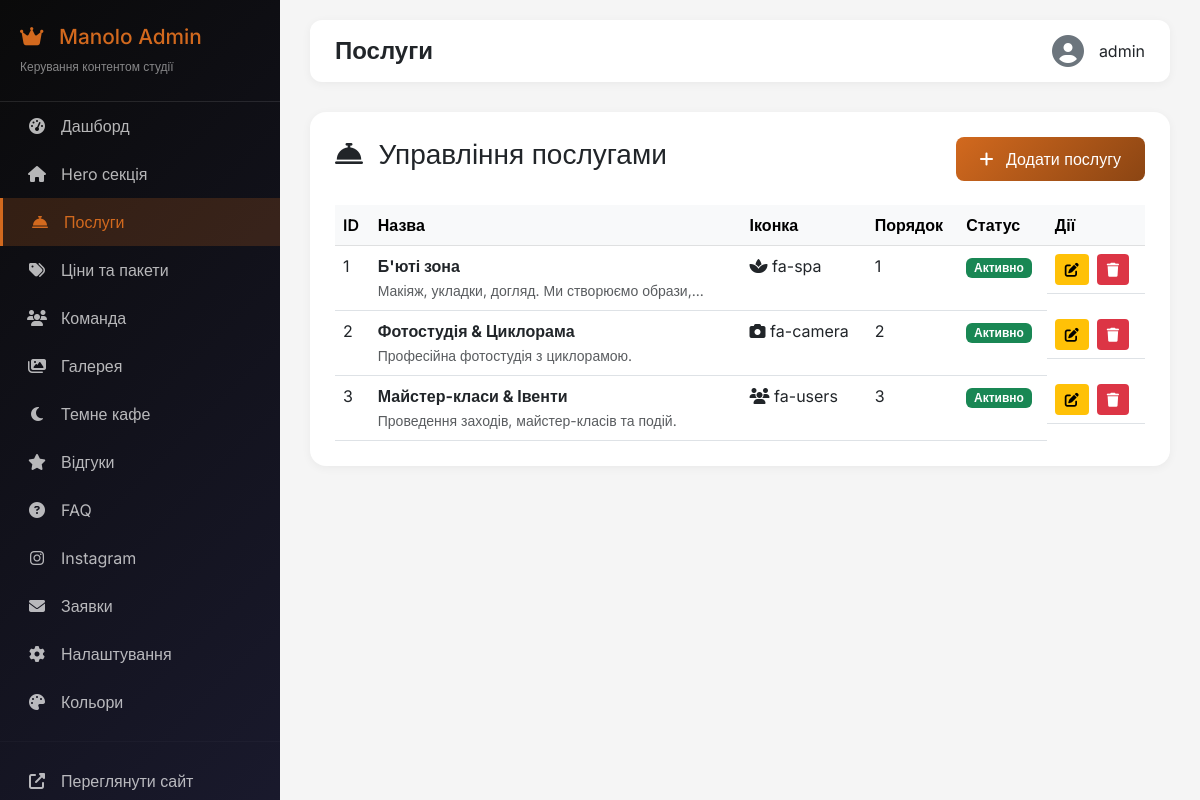
Page /admin/services (signed in) on the committed database.
### app.py (models this page shows)
class Service(db.Model):
    __tablename__ = 'services'
    id = db.Column(db.Integer, primary_key=True)
    title = db.Column(db.String(100), nullable=False)
    description = db.Column(db.Text, nullable=False)
    icon = db.Column(db.String(50), default='fa-spa')
    image = db.Column(db.String(200))
    features = db.Column(db.Text)
    order = db.Column(db.Integer, default=0)
    is_active = db.Column(db.Boolean, default=True)

### app.py (the view)
@app.route('/admin/services')
@login_required
def admin_services():
    services = Service.query.order_by(Service.order).all()
    return render_template('admin/services_list.html', services=services)

### app.py (called while the page is built)
def login_required(f):
    @wraps(f)
    def decorated_function(*args, **kwargs):
        if not session.get('admin_logged_in'):
            flash('Будь ласка, увійдіть в адмін-панель', 'warning')
            return redirect(url_for('admin_login'))
        return f(*args, **kwargs)
    return decorated_function

### templates/admin/services_list.html
{% extends "admin/layout.html" %}
{% block title %}Послуги{% endblock %}
{% block content %}
<div class="admin-card">
    <div class="d-flex justify-content-between align-items-center mb-4">
        <h3><i class="fas fa-concierge-bell me-2"></i> Управління послугами</h3>
        <a href="{{ url_for('admin_service_edit') }}" class="btn btn-primary">
            <i class="fas fa-plus me-2"></i> Додати послугу
        </a>
    </div>
    {% if services %}
    <div class="table-responsive">
        <table class="table table-hover">
            <thead class="table-light">
                <tr>
                    <th>ID</th>
                    <th>Назва</th>
                    <th>Іконка</th>
                    <th>Порядок</th>
                    <th>Статус</th>
                    <th>Дії</th>
                </tr>
            </thead>
            <tbody>
                {% for service in services %}
                <tr>
                    <td>{{ service.id }}</td>
                    <td><strong>{{ service.title }}</strong><br><small class="text-muted">{{ service.description|truncate(50) }}</small></td>
                    <td><i class="fas {{ service.icon }}"></i> {{ service.icon }}</td>
                    <td>{{ service.order }}</td>
                    <td>
                        {% if service.is_active %}
                        <span class="badge bg-success">Активно</span>
                        {% else %}
                        <span class="badge bg-secondary">Приховано</span>
                        {% endif %}
                    </td>
                    <td class="table-actions">
                        <a href="{{ url_for('admin_service_edit', id=service.id) }}" class="btn btn-sm btn-warning">
                            <i class="fas fa-edit"></i>
                        </a>
                        <a href="{{ url_for('admin_service_delete', id=service.id) }}" class="btn btn-sm btn-danger" onclick="return confirm('Видалити послугу?')">
                            <i class="fas fa-trash"></i>
                        </a>
                    </td>
                </tr>
                {% endfor %}
            </tbody>
        </table>
    </div>
    {% else %}
    <div class="text-center py-5">
        <i class="fas fa-concierge-bell fa-3x text-muted mb-3"></i>
        <p>Немає доданих послуг</p>
        <a href="{{ url_for('admin_service_edit') }}" class="btn btn-primary">Додати першу послугу</a>
    </div>
    {% endif %}
</div>
{% endblock %}

### templates/admin/layout.html (style rules this page uses)
* { margin: 0; padding: 0; box-sizing: border-box; }
body { font-family: 'Inter', sans-serif; background: #f5f5f5; }
.admin-card { background: white; border-radius: 16px; padding: 25px; margin-bottom: 25px; box-shadow: 0 2px 10px rgba(0,0,0,0.05); }
.btn-primary { background: linear-gradient(135deg, #D2691E, #8B4513); border: none; padding: 10px 24px; border-radius: 8px; transition: all 0.3s; }
.btn-warning { background: #ffc107; border: none; color: #000; }
.btn-danger { background: #dc3545; border: none; }
.table { margin-bottom: 0; }
.table th { font-weight: 600; border-bottom-width: 1px; }
.table-actions { display: flex; gap: 8px; white-space: nowrap; }
.table-actions .btn-sm { padding: 5px 10px; }

### rows in the picture
Service: id "1", title "Б'юті зона", description "Макіяж, укладки, догляд. Ми створюємо образи,...", icon "fa-spa", order "1", is_active "Активно"
Service: id "2", title "Фотостудія & Циклорама", description "Професійна фотостудія з циклорамою.", icon "fa-camera", order "2", is_active "Активно"
Service: id "3", title "Майстер-класи & Івенти", description "Проведення заходів, майстер-класів та подій.", icon "fa-users", order "3", is_active "Активно"

### other values in the picture
{{ session.get('admin_username', 'Admin') }} "admin"
